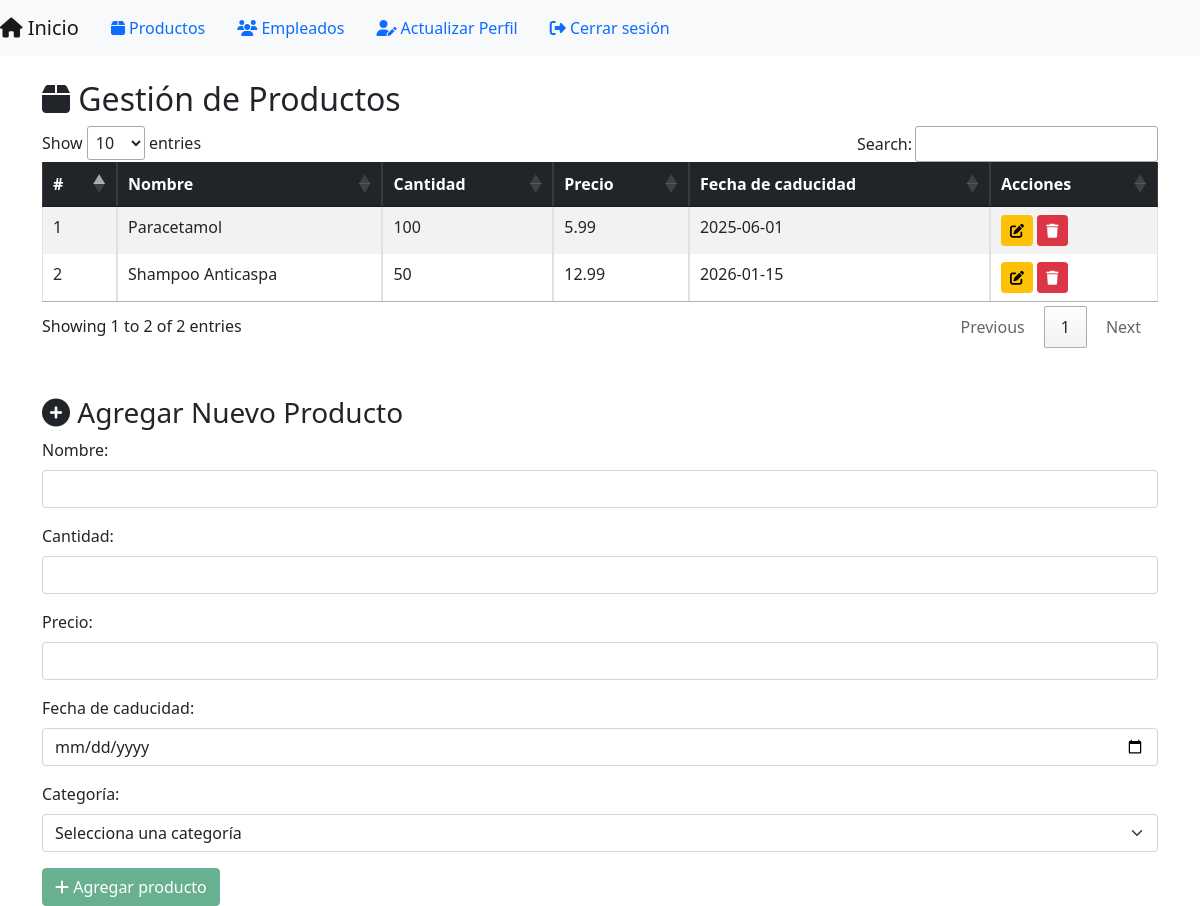
The app's page /productosDB (signed in), older data.
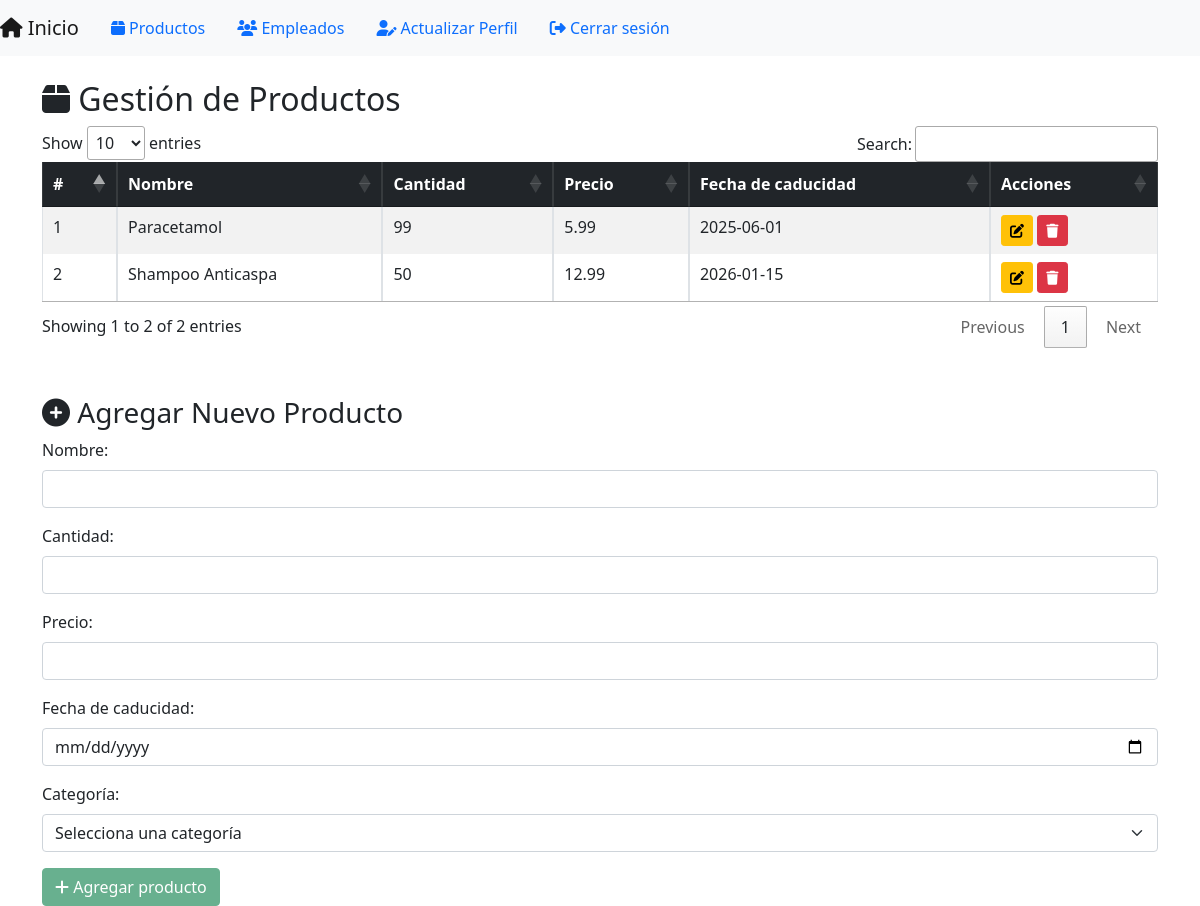
The same page, newer data.
### models.py (models this page shows)
class Producto(db.Model):
    __tablename__ = 'productos'
    producto_ID = db.Column(db.Integer, primary_key=True, autoincrement=True)
    categoria_FK = db.Column(db.Integer, db.ForeignKey('categoria.categoria_ID', ondelete='CASCADE'), nullable=False)
    nombre_producto = db.Column(db.String(150), nullable=False)
    cantidad = db.Column(db.Integer, nullable=False)
    precio = db.Column(db.Numeric(10,2), nullable=False)
    fecha_caducidad = db.Column(db.Date, nullable=False)
    facturas_detalle = db.relationship('FacturaDetalle', backref='producto', cascade='all, delete')
    inventario = db.relationship('Inventario', backref='producto', cascade='all, delete')

### app.py (the view)
@app.route('/productosDB')
@login_required
def productosDB():
    if db.session.get(Rol, current_user.rol_FK).rol_usuario != "administrador":
        flash('Acceso no autorizado', 'danger')
        return redirect(url_for('adminMain'))
    categorias = Categoria.query.all()
    search_query = request.args.get('search', '', type=str)
    if search_query:
        productos = Producto.query.filter(Producto.nombre_producto.ilike(f"%{search_query}%")).all()
    else:
        productos = Producto.query.all()
    return render_template('productosDB.html', productos=productos, search_query=search_query, categorias=categorias)

### app.py (called while the page is built)
@login_manager.user_loader
def load_user(user_id):
    return db.session.get(Usuario, int(user_id))

### templates/productosDB.html (shortened to what the changed rows need)
<!DOCTYPE html>
<html lang="es">
<head>
    <link href="https://cdn.jsdelivr.net/npm/bootstrap@5.1.3/dist/css/bootstrap.min.css" rel="stylesheet">
    <link href="https://cdn.datatables.net/1.11.5/css/jquery.dataTables.min.css" rel="stylesheet">
    <link rel="stylesheet" href="https://cdnjs.cloudflare.com/ajax/libs/font-awesome/6.5.2/css/all.min.css">
</head>
<body>
    <div class="container mt-4">
        <h2><i class="fas fa-box"></i> Gestión de Productos</h2>
        <table id="productosTable" class="table table-striped table-bordered">
            <thead class="table-dark">
                <tr>
                    <th>#</th>
                    <th>Nombre</th>
                    <th>Cantidad</th>
                    <th>Precio</th>
                    <th>Fecha de caducidad</th>
                    <th>Acciones</th>
                </tr>
            </thead>
            <tbody>
                {% for producto in productos %}
                <tr>
                    <td>{{ loop.index }}</td>
                    <td>{{ producto.nombre_producto }}</td>
                    <td>{{ producto.cantidad }}</td>
                    <td>{{ producto.precio }}</td>
                    <td>{{ producto.fecha_caducidad }}</td>
                    <td>
                        <a href="{{ url_for('edit_producto', id=producto.producto_ID) }}" class="btn btn-warning btn-sm">
                            <i class="fas fa-edit"></i>
                        </a>
                        <form action="{{ url_for('delete_producto', id=producto.producto_ID) }}"
                              method="POST" style="display:inline;"
                              onsubmit="return confirm('¿Seguro que quieres eliminar este producto?')">
                            <button type="submit" class="btn btn-danger btn-sm" title="Eliminar producto">
                                <i class="fas fa-trash"></i>
                            </button>
                        </form>
                    </td>
                </tr>
                {% endfor %}
            </tbody>
        </table>
    </div>
</body>
</html>

Row changes from the older to the newer data that the page shows:
changed Producto "Paracetamol": cantidad "100" → "99"
